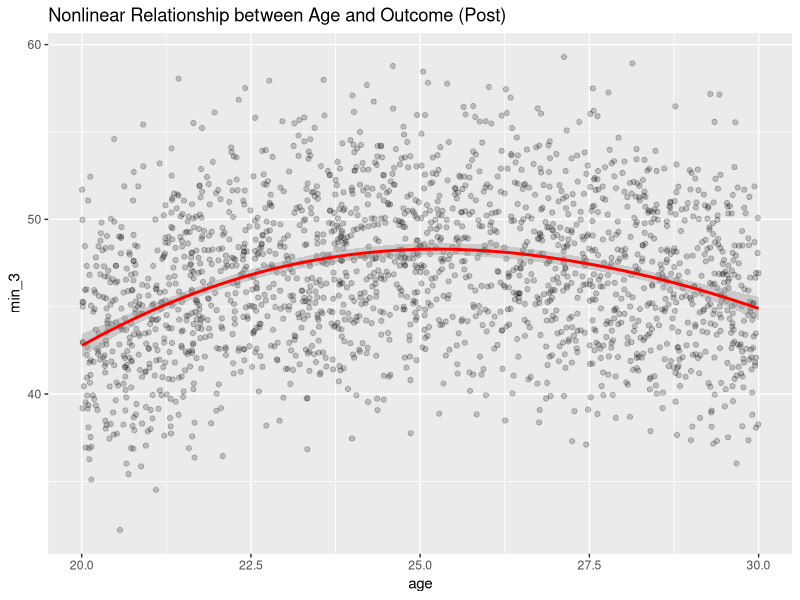
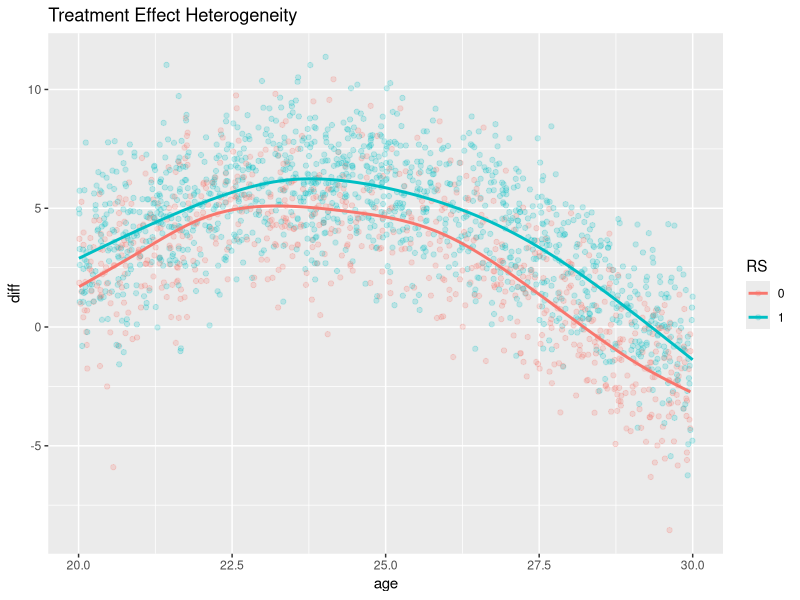

Recreate these plots in R, in order.
## ---- chunk 1
library(ggplot2)
library(tidyverse)
## ---- chunk 2
set.seed(1)
n <- 2000

# ----------------------------
# 1. Covariates
# ----------------------------
age <- runif(n, 20, 30)

genre_preference <- sample(
  c("Action","Drama","Comedy","SciFi","Romance"),
  n, replace=TRUE
)

major_release <- sample(
  c("sports","politics","celebrity","tech","news"),
  n, replace=TRUE
)

# 数值编码（方便非线性）
genre_num <- as.numeric(factor(genre_preference))
release_num <- as.numeric(factor(major_release))

# ----------------------------
# 2. Treatment (NONLINEAR PS)
# ----------------------------
linpred <- 
  0.5*sin(age/3) + 
  0.3*(genre_num^2)/10 +
  -0.4*log(release_num + 1) +
  0.2*(age * genre_num)/30

p <- plogis(linpred)

RS <- rbinom(n, 1, p)

# ----------------------------
# 3. Pre outcomes (NONLINEAR trend)
# ----------------------------
min_1 <- 
  2*sin(age/4) +
  0.5*(genre_num^1.5) +
  -0.3*(release_num^2)/5 +
  rnorm(n,0,2) + 30

min_2 <- 
  3*sin(age/5) +
  0.7*(genre_num^1.5) +
  -0.4*(release_num^2)/5 +
  0.5*age +
  rnorm(n,0,2) + 30

# ----------------------------
# 4. Treatment effect (heterogeneous!)
# ----------------------------
tau <- 
  1.5 + 
  0.5*sin(age/2) +
  0.3*(genre_num == 1) +     # Action更有效
  -0.4*(genre_num == 2)      # Drama效果差

# ----------------------------
# 5. Post outcome
# ----------------------------
min_3 <- 
  min_2 +
  tau * RS +
  5*sin(age/3) +          
  rnorm(n,0,2)

# ----------------------------
# 6. Dataset
# ----------------------------
data <- data.frame(
  age, genre_preference, major_release,
  RS, min_1, min_2, min_3
)

data$diff <- data$min_3 - data$min_2
## ---- chunk 3
ETT_1 <- 
  (mean(data$min_3[data$RS==1]) - 
   mean(data$min_2[data$RS==1])) -
  (mean(data$min_3[data$RS==0]) - 
   mean(data$min_2[data$RS==0]))

ETT_1
## ---- chunk 4
control_model <- lm(
  diff ~ age + genre_preference + major_release,
  data = subset(data, RS==0)
)

m0_pred <- predict(control_model,
                   newdata = subset(data, RS==1))

ETT_2 <- mean(data$diff[data$RS==1]) - mean(m0_pred)
ETT_2
## ---- chunk 5
library(mgcv)

ps_model <- gam(
  RS ~ s(age) + genre_preference + major_release,
  family = binomial,
  data = data
)

data$ps <- predict(ps_model, type="response")

ETT_3 <- mean(
  (data$diff / mean(data$RS)) *
  (data$RS - data$ps) /
  (1 - data$ps)
)

ETT_3
## ---- chunk 6
# Outcome vs Age
ggplot(data, aes(x = age, y = min_3)) +
  geom_point(alpha = 0.2) +
  geom_smooth(method = "loess", color = "red") +
  labs(title = "Nonlinear Relationship between Age and Outcome (Post)")
## ---- chunk 7
# Diff vs Age
ggplot(data, aes(x = age, y = diff, color = factor(RS))) +
  geom_point(alpha = 0.2) +
  geom_smooth(se = FALSE) +
  labs(title = "Treatment Effect Heterogeneity",
       color = "RS")
